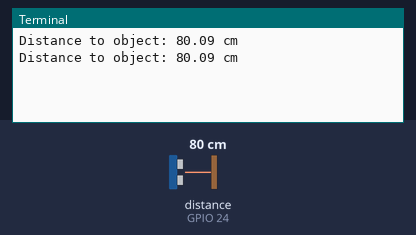
Bench run of a program on a simulated Raspberry Pi (BCM pin numbers). On the bench: the last lines printed to the terminal. The test bench sets the inputs (shaded band); at power-on: distance to the obstacle (sensor on GPIO 24) 80 cm. The echo pulse lasts 58.3 µs per cm; the clock reads 2024-03-15 10:24:30 at power-on unless the program sets it.

Above: at 1.2 s.
1.3 s: distance to the obstacle (sensor on GPIO 24) set to 2 cm
At 2.4 s:
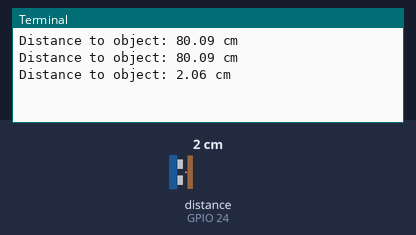
2.8 s: distance to the obstacle (sensor on GPIO 24) set to 4 cm
At 3.8 s:
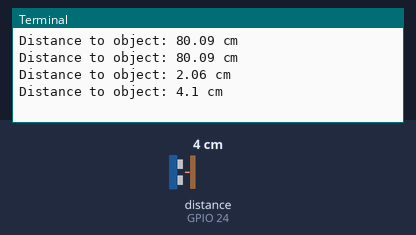
Timing chart, 0 to 5.8 s (numbered marks = the images above; inputs shaded):
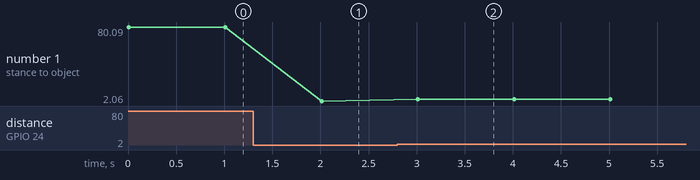

Measured:
- after the input at 1.3 s, the terminal: prints a new line after 0.71 s (image 1)
- after the input at 2.8 s, the terminal: prints a new line after 0.21 s (image 2)
- plotted number 1: 80.09 → 2.06 after the input at 1.3 s, 2.06 → 4.1 after the input at 2.8 s

The program:

qn1.py
```python
#Raspberry qn 1
import RPi.GPIO as GPIO
import time

# Ultrasonic sensor pins
TRIG_PIN = 23
ECHO_PIN = 24

def setup():
    GPIO.setmode(GPIO.BCM)
    GPIO.setup(TRIG_PIN, GPIO.OUT)
    GPIO.setup(ECHO_PIN, GPIO.IN)

def get_distance():
    # Trigger pulse
    GPIO.output(TRIG_PIN, GPIO.HIGH)
    time.sleep(0.00001)
    GPIO.output(TRIG_PIN, GPIO.LOW)

    # Measure the time for sound to return
    while GPIO.input(ECHO_PIN) == GPIO.LOW:
        pulse_start = time.time()
    while GPIO.input(ECHO_PIN) == GPIO.HIGH:
        pulse_end = time.time()

    # Calculate distance
    pulse_duration = pulse_end - pulse_start
    distance = pulse_duration * 17150  # Speed of sound is approximately 343 m/s
    distance = round(distance, 2)

    return distance

def main():
    try:
        setup()
        while True:
            distance = get_distance()
            print(f"Distance to object: {distance} cm")
            time.sleep(1)
    except KeyboardInterrupt:
        GPIO.cleanup()

if __name__ == "__main__":
    main()
```
